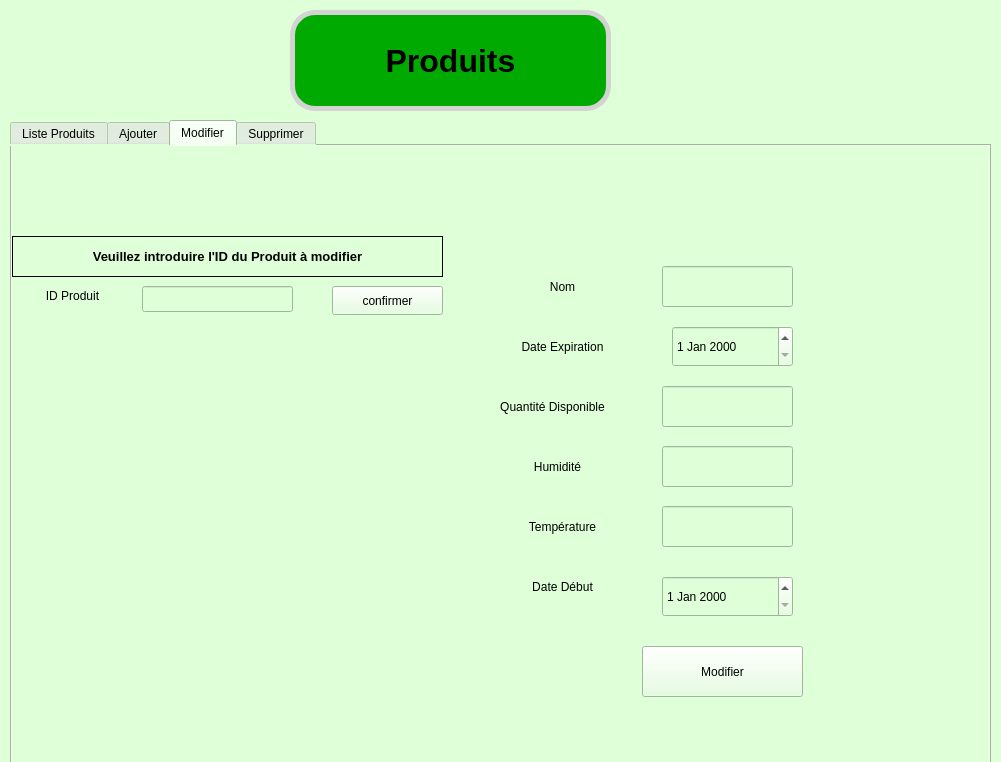
<?xml version="1.0" encoding="UTF-8"?>
<ui version="4.0">
 <class>MainWindow</class>
 <widget class="QMainWindow" name="MainWindow">
  <property name="geometry">
   <rect>
    <x>0</x>
    <y>0</y>
    <width>1001</width>
    <height>762</height>
   </rect>
  </property>
  <property name="windowTitle">
   <string>MainWindow</string>
  </property>
  <property name="styleSheet">
   <string notr="true">background-color: rgb(223, 255, 217);</string>
  </property>
  <widget class="QWidget" name="centralwidget">
   <widget class="QLabel" name="label">
    <property name="geometry">
     <rect>
      <x>290</x>
      <y>10</y>
      <width>321</width>
      <height>101</height>
     </rect>
    </property>
    <property name="font">
     <font>
      <pointsize>24</pointsize>
      <bold>true</bold>
     </font>
    </property>
    <property name="styleSheet">
     <string notr="true">  border: 5px solid lightgray;
background-color: rgb(0, 170, 0);
  border-radius: 25px;
</string>
    </property>
    <property name="text">
     <string>Produits</string>
    </property>
    <property name="textFormat">
     <enum>Qt::TextFormat::PlainText</enum>
    </property>
    <property name="alignment">
     <set>Qt::AlignmentFlag::AlignCenter</set>
    </property>
   </widget>
   <widget class="QTabWidget" name="tabWidget">
    <property name="geometry">
     <rect>
      <x>10</x>
      <y>120</y>
      <width>981</width>
      <height>651</height>
     </rect>
    </property>
    <property name="currentIndex">
     <number>2</number>
    </property>
    <widget class="QWidget" name="menuafficher">
     <attribute name="title">
      <string>Liste Produits</string>
     </attribute>
     <widget class="QTableView" name="tableproduct">
      <property name="geometry">
       <rect>
        <x>0</x>
        <y>10</y>
        <width>961</width>
        <height>521</height>
       </rect>
      </property>
     </widget>
    </widget>
    <widget class="QWidget" name="menuajouter">
     <attribute name="title">
      <string>Ajouter</string>
     </attribute>
     <widget class="QLabel" name="label_2">
      <property name="geometry">
       <rect>
        <x>40</x>
        <y>40</y>
        <width>101</width>
        <height>41</height>
       </rect>
      </property>
      <property name="text">
       <string>Nom</string>
      </property>
      <property name="alignment">
       <set>Qt::AlignmentFlag::AlignCenter</set>
      </property>
     </widget>
     <widget class="QLabel" name="label_3">
      <property name="geometry">
       <rect>
        <x>0</x>
        <y>200</y>
        <width>141</width>
        <height>41</height>
       </rect>
      </property>
      <property name="text">
       <string>Quantité Disponible</string>
      </property>
      <property name="alignment">
       <set>Qt::AlignmentFlag::AlignCenter</set>
      </property>
     </widget>
     <widget class="QLabel" name="label_4">
      <property name="geometry">
       <rect>
        <x>0</x>
        <y>280</y>
        <width>131</width>
        <height>41</height>
       </rect>
      </property>
      <property name="text">
       <string>Humidité</string>
      </property>
      <property name="alignment">
       <set>Qt::AlignmentFlag::AlignCenter</set>
      </property>
     </widget>
     <widget class="QLabel" name="label_5">
      <property name="geometry">
       <rect>
        <x>0</x>
        <y>360</y>
        <width>141</width>
        <height>41</height>
       </rect>
      </property>
      <property name="text">
       <string>Température</string>
      </property>
      <property name="alignment">
       <set>Qt::AlignmentFlag::AlignCenter</set>
      </property>
     </widget>
     <widget class="QLabel" name="label_6">
      <property name="geometry">
       <rect>
        <x>20</x>
        <y>440</y>
        <width>101</width>
        <height>41</height>
       </rect>
      </property>
      <property name="text">
       <string>Date Début</string>
      </property>
      <property name="alignment">
       <set>Qt::AlignmentFlag::AlignCenter</set>
      </property>
     </widget>
     <widget class="QLabel" name="label_7">
      <property name="geometry">
       <rect>
        <x>0</x>
        <y>120</y>
        <width>141</width>
        <height>41</height>
       </rect>
      </property>
      <property name="text">
       <string>Date Expiration</string>
      </property>
      <property name="alignment">
       <set>Qt::AlignmentFlag::AlignCenter</set>
      </property>
     </widget>
     <widget class="QPushButton" name="bouttonajouter">
      <property name="geometry">
       <rect>
        <x>200</x>
        <y>530</y>
        <width>161</width>
        <height>51</height>
       </rect>
      </property>
      <property name="text">
       <string>Ajouter</string>
      </property>
     </widget>
     <widget class="QLineEdit" name="ajouternom">
      <property name="geometry">
       <rect>
        <x>200</x>
        <y>50</y>
        <width>131</width>
        <height>41</height>
       </rect>
      </property>
     </widget>
     <widget class="QLineEdit" name="ajouterquantitedisponible">
      <property name="geometry">
       <rect>
        <x>200</x>
        <y>210</y>
        <width>131</width>
        <height>41</height>
       </rect>
      </property>
     </widget>
     <widget class="QLineEdit" name="ajouterhumidite">
      <property name="geometry">
       <rect>
        <x>200</x>
        <y>280</y>
        <width>131</width>
        <height>41</height>
       </rect>
      </property>
     </widget>
     <widget class="QLineEdit" name="ajoutertemperature">
      <property name="geometry">
       <rect>
        <x>200</x>
        <y>355</y>
        <width>131</width>
        <height>41</height>
       </rect>
      </property>
     </widget>
     <widget class="QDateEdit" name="ajouterdatedebut">
      <property name="geometry">
       <rect>
        <x>200</x>
        <y>440</y>
        <width>131</width>
        <height>41</height>
       </rect>
      </property>
     </widget>
     <widget class="QDateEdit" name="ajouterexpiration">
      <property name="geometry">
       <rect>
        <x>200</x>
        <y>120</y>
        <width>131</width>
        <height>41</height>
       </rect>
      </property>
     </widget>
    </widget>
    <widget class="QWidget" name="menumodifier">
     <attribute name="title">
      <string>Modifier</string>
     </attribute>
     <widget class="QLabel" name="label_8">
      <property name="geometry">
       <rect>
        <x>470</x>
        <y>240</y>
        <width>141</width>
        <height>41</height>
       </rect>
      </property>
      <property name="text">
       <string>Quantité Disponible</string>
      </property>
      <property name="alignment">
       <set>Qt::AlignmentFlag::AlignCenter</set>
      </property>
     </widget>
     <widget class="QLabel" name="label_9">
      <property name="geometry">
       <rect>
        <x>480</x>
        <y>300</y>
        <width>131</width>
        <height>41</height>
       </rect>
      </property>
      <property name="text">
       <string>Humidité</string>
      </property>
      <property name="alignment">
       <set>Qt::AlignmentFlag::AlignCenter</set>
      </property>
     </widget>
     <widget class="QLabel" name="label_10">
      <property name="geometry">
       <rect>
        <x>500</x>
        <y>420</y>
        <width>101</width>
        <height>41</height>
       </rect>
      </property>
      <property name="text">
       <string>Date Début</string>
      </property>
      <property name="alignment">
       <set>Qt::AlignmentFlag::AlignCenter</set>
      </property>
     </widget>
     <widget class="QLabel" name="label_11">
      <property name="geometry">
       <rect>
        <x>480</x>
        <y>360</y>
        <width>141</width>
        <height>41</height>
       </rect>
      </property>
      <property name="text">
       <string>Température</string>
      </property>
      <property name="alignment">
       <set>Qt::AlignmentFlag::AlignCenter</set>
      </property>
     </widget>
     <widget class="QLabel" name="label_12">
      <property name="geometry">
       <rect>
        <x>480</x>
        <y>180</y>
        <width>141</width>
        <height>41</height>
       </rect>
      </property>
      <property name="text">
       <string>Date Expiration</string>
      </property>
      <property name="alignment">
       <set>Qt::AlignmentFlag::AlignCenter</set>
      </property>
     </widget>
     <widget class="QLabel" name="label_13">
      <property name="geometry">
       <rect>
        <x>470</x>
        <y>120</y>
        <width>161</width>
        <height>41</height>
       </rect>
      </property>
      <property name="text">
       <string>Nom</string>
      </property>
      <property name="alignment">
       <set>Qt::AlignmentFlag::AlignCenter</set>
      </property>
     </widget>
     <widget class="QPushButton" name="pushButton">
      <property name="geometry">
       <rect>
        <x>630</x>
        <y>500</y>
        <width>161</width>
        <height>51</height>
       </rect>
      </property>
      <property name="text">
       <string>Modifier</string>
      </property>
     </widget>
     <widget class="QLineEdit" name="ajouterquantitedisponible_2">
      <property name="geometry">
       <rect>
        <x>650</x>
        <y>240</y>
        <width>131</width>
        <height>41</height>
       </rect>
      </property>
     </widget>
     <widget class="QLineEdit" name="ajouterhumidite_2">
      <property name="geometry">
       <rect>
        <x>650</x>
        <y>300</y>
        <width>131</width>
        <height>41</height>
       </rect>
      </property>
     </widget>
     <widget class="QLineEdit" name="ajoutertemperature_2">
      <property name="geometry">
       <rect>
        <x>650</x>
        <y>360</y>
        <width>131</width>
        <height>41</height>
       </rect>
      </property>
     </widget>
     <widget class="QLineEdit" name="ajouternom_2">
      <property name="geometry">
       <rect>
        <x>650</x>
        <y>120</y>
        <width>131</width>
        <height>41</height>
       </rect>
      </property>
     </widget>
     <widget class="QLineEdit" name="idproduitmodif">
      <property name="geometry">
       <rect>
        <x>130</x>
        <y>140</y>
        <width>151</width>
        <height>26</height>
       </rect>
      </property>
     </widget>
     <widget class="QLabel" name="label_15">
      <property name="geometry">
       <rect>
        <x>0</x>
        <y>140</y>
        <width>121</width>
        <height>20</height>
       </rect>
      </property>
      <property name="text">
       <string>ID Produit</string>
      </property>
      <property name="alignment">
       <set>Qt::AlignmentFlag::AlignCenter</set>
      </property>
     </widget>
     <widget class="QLabel" name="label_16">
      <property name="geometry">
       <rect>
        <x>0</x>
        <y>90</y>
        <width>431</width>
        <height>41</height>
       </rect>
      </property>
      <property name="font">
       <font>
        <pointsize>10</pointsize>
        <bold>true</bold>
       </font>
      </property>
      <property name="frameShape">
       <enum>QFrame::Shape::Box</enum>
      </property>
      <property name="text">
       <string>Veuillez introduire l'ID du Produit à modifier</string>
      </property>
      <property name="alignment">
       <set>Qt::AlignmentFlag::AlignCenter</set>
      </property>
     </widget>
     <widget class="QPushButton" name="pushButton_2">
      <property name="geometry">
       <rect>
        <x>320</x>
        <y>140</y>
        <width>111</width>
        <height>29</height>
       </rect>
      </property>
      <property name="text">
       <string>confirmer</string>
      </property>
     </widget>
     <widget class="QDateEdit" name="ajouterdatedebut_2">
      <property name="geometry">
       <rect>
        <x>650</x>
        <y>430</y>
        <width>131</width>
        <height>41</height>
       </rect>
      </property>
     </widget>
     <widget class="QDateEdit" name="ajouterexpiration_2">
      <property name="geometry">
       <rect>
        <x>660</x>
        <y>180</y>
        <width>121</width>
        <height>41</height>
       </rect>
      </property>
     </widget>
    </widget>
    <widget class="QWidget" name="menusupprimer">
     <attribute name="title">
      <string>Supprimer</string>
     </attribute>
     <widget class="QPushButton" name="button_supprimer">
      <property name="geometry">
       <rect>
        <x>420</x>
        <y>120</y>
        <width>161</width>
        <height>51</height>
       </rect>
      </property>
      <property name="text">
       <string>Supprimer</string>
      </property>
     </widget>
     <widget class="QLabel" name="label_14">
      <property name="geometry">
       <rect>
        <x>20</x>
        <y>120</y>
        <width>161</width>
        <height>41</height>
       </rect>
      </property>
      <property name="text">
       <string>Id Produit</string>
      </property>
      <property name="alignment">
       <set>Qt::AlignmentFlag::AlignCenter</set>
      </property>
     </widget>
     <widget class="QLineEdit" name="idsupprimer">
      <property name="geometry">
       <rect>
        <x>200</x>
        <y>130</y>
        <width>201</width>
        <height>26</height>
       </rect>
      </property>
     </widget>
    </widget>
   </widget>
  </widget>
 </widget>
 <resources/>
 <connections/>
</ui>
